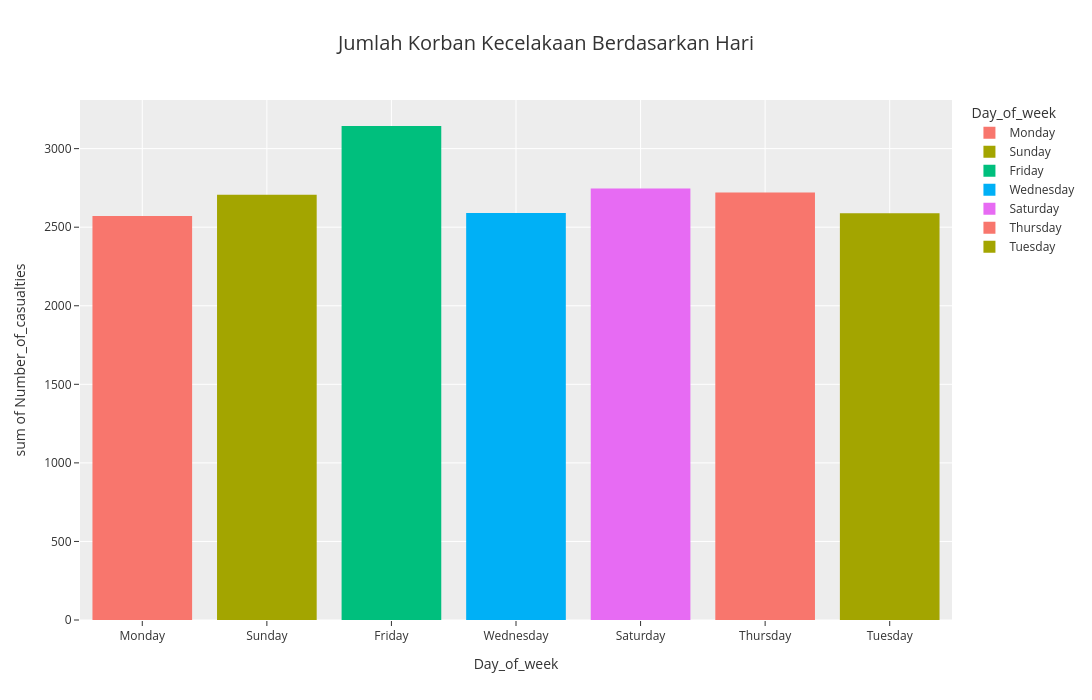

Notebook code cell kept with this figure:
### Code cell
fig = px.histogram(df,df['Day_of_week'],df['Number_of_casualties'],color='Day_of_week',template='ggplot2', title='Jumlah Korban Kecelakaan Berdasarkan Hari')
fig.update_layout(width=1200, height=700, title={'x': 0.5, 'xanchor': 'center', 'font':{'size':20}})

### Figure 1 — Plotly figure (JSON) as saved in the notebook; plotly's stock layout.template omitted (floating-point values rounded to 4 significant figures; data arrays with more than 128 entries replaced by an {"elided": "..."} marker saying what was removed)
{"data": [{"bingroup": "x", "histfunc": "sum", "hovertemplate": "Day_of_week=%{x}<br>sum of Number_of_casualties=%{y}<extra></extra>", "legendgroup": "Monday", "marker": {"color": "#F8766D", "pattern": {"shape": ""}}, "name": "Monday", "orientation": "v", "showlegend": true, "type": "histogram", "x": {"elided": "1681 str values"}, "xaxis": "x", "y": {"elided": "1681 int values"}, "yaxis": "y"}, {"bingroup": "x", "histfunc": "sum", "hovertemplate": "Day_of_week=%{x}<br>sum of Number_of_casualties=%{y}<extra></extra>", "legendgroup": "Sunday", "marker": {"color": "#A3A500", "pattern": {"shape": ""}}, "name": "Sunday", "orientation": "v", "showlegend": true, "type": "histogram", "x": {"elided": "1467 str values"}, "xaxis": "x", "y": {"elided": "1467 int values"}, "yaxis": "y"}, {"bingroup": "x", "histfunc": "sum", "hovertemplate": "Day_of_week=%{x}<br>sum of Number_of_casualties=%{y}<extra></extra>", "legendgroup": "Friday", "marker": {"color": "#00BF7D", "pattern": {"shape": ""}}, "name": "Friday", "orientation": "v", "showlegend": true, "type": "histogram", "x": {"elided": "2041 str values"}, "xaxis": "x", "y": {"elided": "2041 int values"}, "yaxis": "y"}, {"bingroup": "x", "histfunc": "sum", "hovertemplate": "Day_of_week=%{x}<br>sum of Number_of_casualties=%{y}<extra></extra>", "legendgroup": "Wednesday", "marker": {"color": "#00B0F6", "pattern": {"shape": ""}}, "name": "Wednesday", "orientation": "v", "showlegend": true, "type": "histogram", "x": {"elided": "1840 str values"}, "xaxis": "x", "y": {"elided": "1840 int values"}, "yaxis": "y"}, {"bingroup": "x", "histfunc": "sum", "hovertemplate": "Day_of_week=%{x}<br>sum of Number_of_casualties=%{y}<extra></extra>", "legendgroup": "Saturday", "marker": {"color": "#E76BF3", "pattern": {"shape": ""}}, "name": "Saturday", "orientation": "v", "showlegend": true, "type": "histogram", "x": {"elided": "1666 str values"}, "xaxis": "x", "y": {"elided": "1666 int values"}, "yaxis": "y"}, {"bingroup": "x", "histfunc": "sum", "hovertemplate": "Day_of_week=%{x}<br>sum of Number_of_casualties=%{y}<extra></extra>", "legendgroup": "Thursday", "marker": {"color": "#F8766D", "pattern": {"shape": ""}}, "name": "Thursday", "orientation": "v", "showlegend": true, "type": "histogram", "x": {"elided": "1851 str values"}, "xaxis": "x", "y": {"elided": "1851 int values"}, "yaxis": "y"}, {"bingroup": "x", "histfunc": "sum", "hovertemplate": "Day_of_week=%{x}<br>sum of Number_of_casualties=%{y}<extra></extra>", "legendgroup": "Tuesday", "marker": {"color": "#A3A500", "pattern": {"shape": ""}}, "name": "Tuesday", "orientation": "v", "showlegend": true, "type": "histogram", "x": {"elided": "1770 str values"}, "xaxis": "x", "y": {"elided": "1770 int values"}, "yaxis": "y"}], "layout": {"barmode": "relative", "height": 700, "legend": {"title": {"text": "Day_of_week"}, "tracegroupgap": 0}, "title": {"font": {"size": 20}, "text": "Jumlah Korban Kecelakaan Berdasarkan Hari", "x": 0.5, "xanchor": "center"}, "width": 1200, "xaxis": {"anchor": "y", "categoryarray": ["Monday", "Sunday", "Friday", "Wednesday", "Saturday", "Thursday", "Tuesday"], "categoryorder": "array", "domain": [0, 1], "title": {"text": "Day_of_week"}}, "yaxis": {"anchor": "x", "domain": [0, 1], "title": {"text": "sum of Number_of_casualties"}}}}
